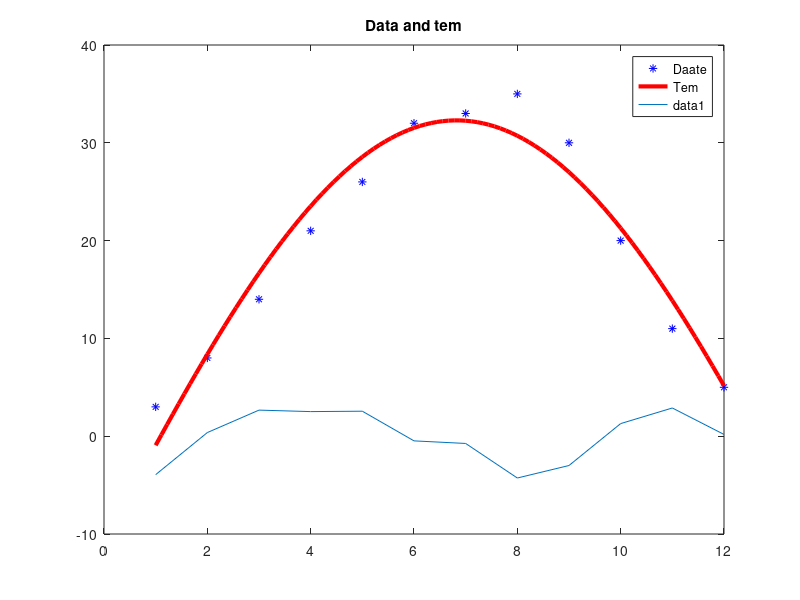

Write the MATLAB code that produced this figure.
clc;
xdata=[1 2 3 4 5 6 7 8 9 10 11 12];
ydata=[3 8 14 21 26 32 33 35 30 20 11 5];
fun=@(x,xdata)x(1)*sin(x(2)*xdata)+x(3);
x0=[23 0.2 -0.2];
x=lsqcurvefit(fun,x0,xdata,ydata)
times=linspace(xdata(1),xdata(end));
plot(xdata,ydata,'b*',times,fun(x,times),'r-','linewidth',3)
hold on
legend('Daate','Tem')
title('Data and tem')
z=43.0485*sin(0.2302*xdata)-10.7546-ydata;
plot(xdata,z)

 

